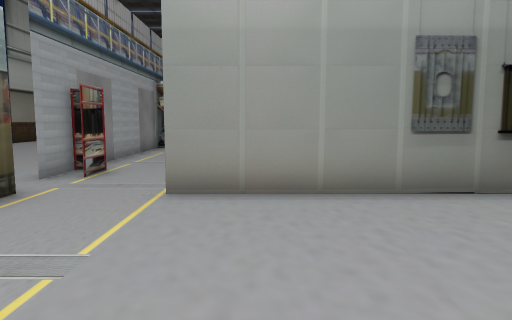
View 1 (above)

21 first-person views from a walk through a robot-simulator world made for Gazebo. The camera is 1.2 m above the floor, tilts 6° down and sees 70° across. Floor lines are 1 m apart. The floor is counted in squares, 1 m on a side. Each view is taken from the middle of a square. On the plan, view 1 faces up. The plan holds only what a view shows up to about 14 squares ahead; the rest is blank. The place goes on beyond the plan.

View 2
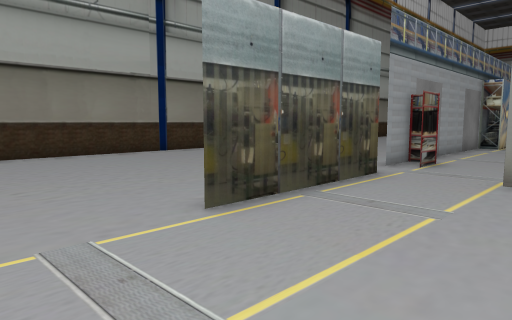

View 3
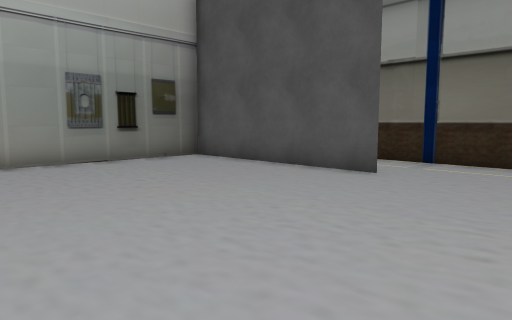

View 4
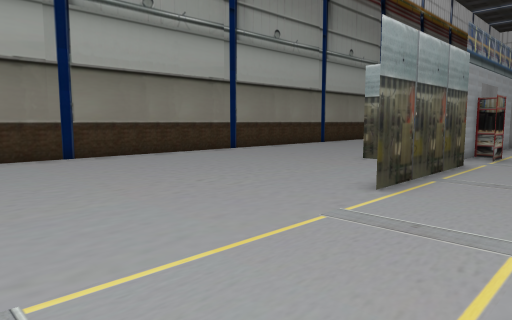

View 5
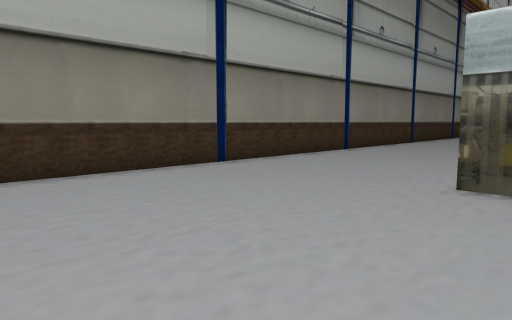

View 6
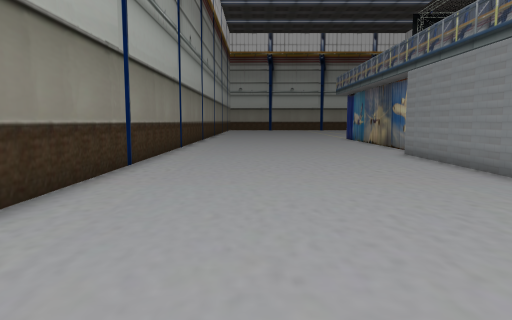

View 7
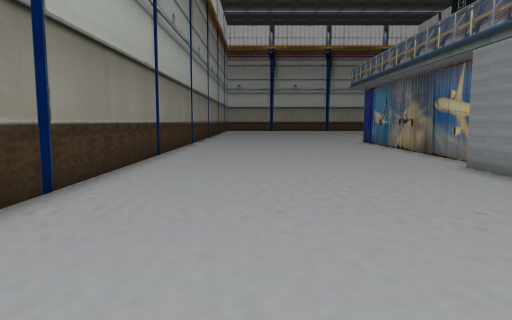

View 8
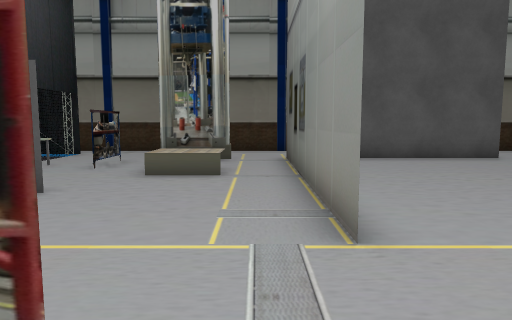

View 9
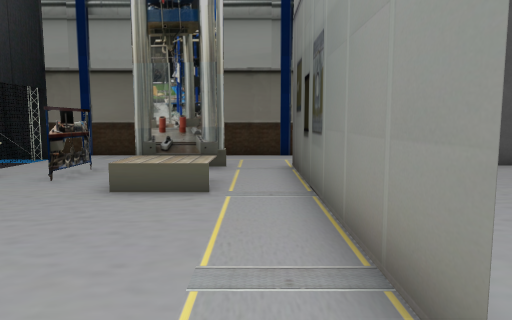

View 10
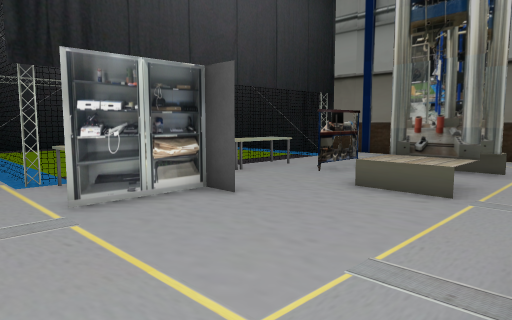

View 11
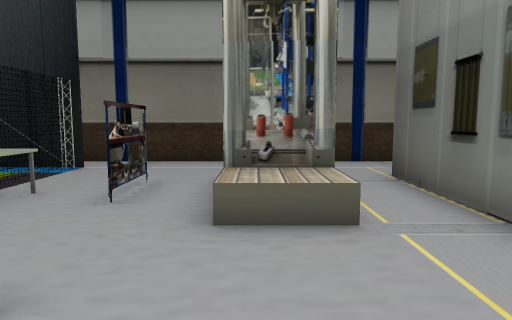

View 12
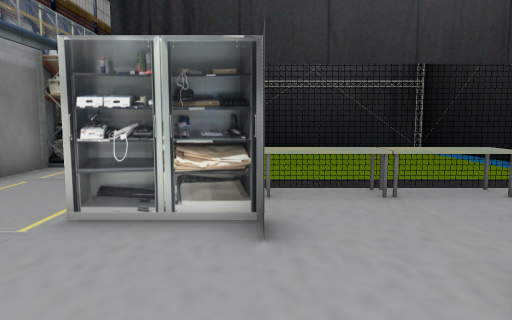

View 13
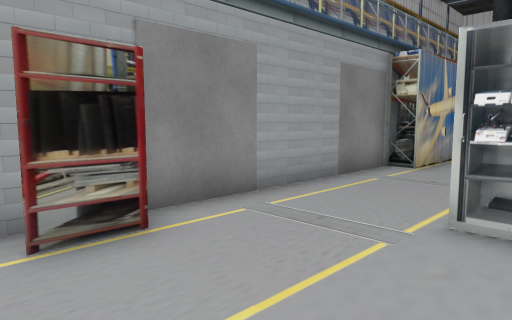

View 14
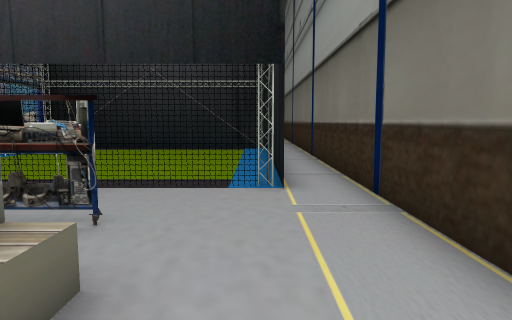

View 15
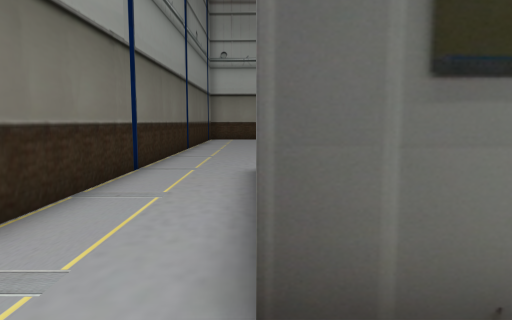

View 16
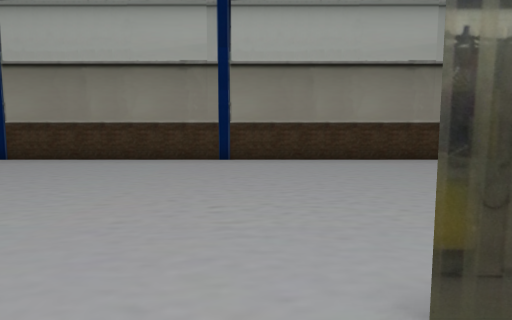

View 17
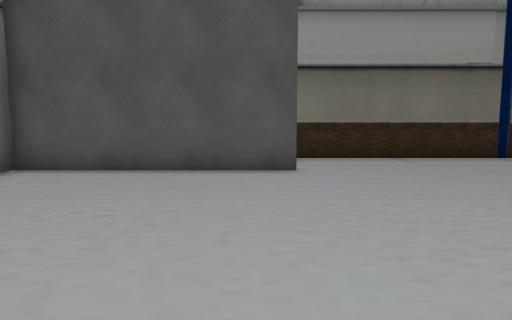

View 18
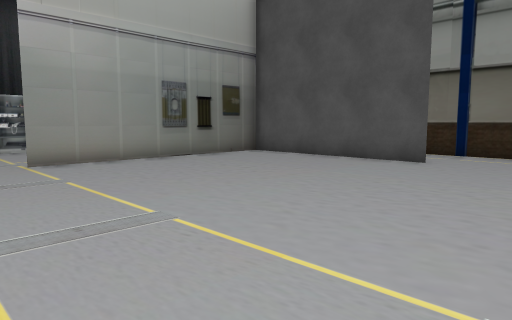

View 19
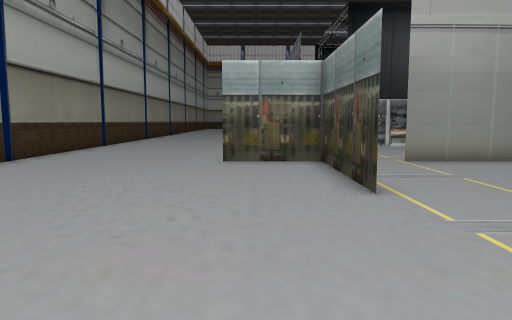

View 20
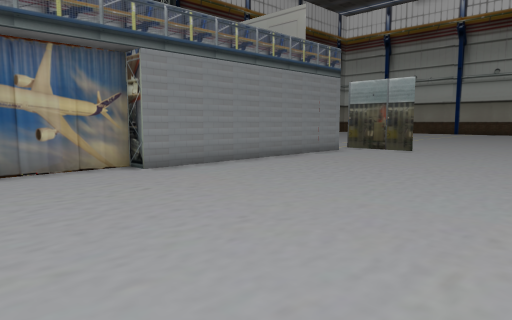

View 21
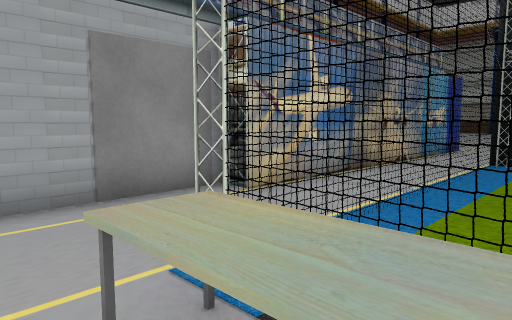

### Floor plan
Key: @ floor where view 1 was taken; # wall or solid block; . floor; = window, fence, low wall or low ledge; T thing the floor can be seen under or through.
Columns run from 14 left of view 1 to 10 right of it. Each row starts with its distance up from view 1.
 21 #.........#..#        #.#
 20 #.........#..T        #.#
 19 #.........#..T        #.#
 18 #.........#..T        #.#
 17 #.........#..T        #.#
 16 #.........#..T        #.#
 15 #.........#..T        #.#
 14 #.........#..TT# ######.#
 13 #.........#..=#####=....#
 12 #.........#.............#
 11 #.........#..###...##...#
 10 #.........#.............#
  9 #.........#......==##...#
  8 #.........#......==.#...#
  7 #.......................#
  6 #.......###..#########..#
  5 #.........#..........#..#
  4 #.........#..........#..#
  3 #.........#..........#..#
  2 #.........#..........#..#
  1 #.........#..........#..#
  0 #.............@......#..#
 -1 #....................#..#
 -2 #.......................#
 -3 #.......................#
 -4 #.......................#
 -5 #.....  . .  .     .....#

Positions as (right, up) in squares from view 1, and headings:
1: (0, 0), facing up
2: (0, -2), facing up-left
3: (-1, -5), facing up-right
4: (-1, -5), facing up-left
5: (-5, -1), facing up-left
6: (-10, 3), facing up
7: (-10, 7), facing up
8: (-5, 7), facing right
9: (-3, 7), facing right
10: (-3, 6), facing up-right
11: (-1, 9), facing right
12: (1, 7), facing up
13: (0, 7), facing up-left
14: (8, 7), facing up
15: (7, 8), facing down
16: (-2, 0), facing left
17: (-2, 0), facing right
18: (-4, -5), facing up-right
19: (-6, -5), facing up
20: (-13, 21), facing down-right
21: (1, 12), facing up-left
